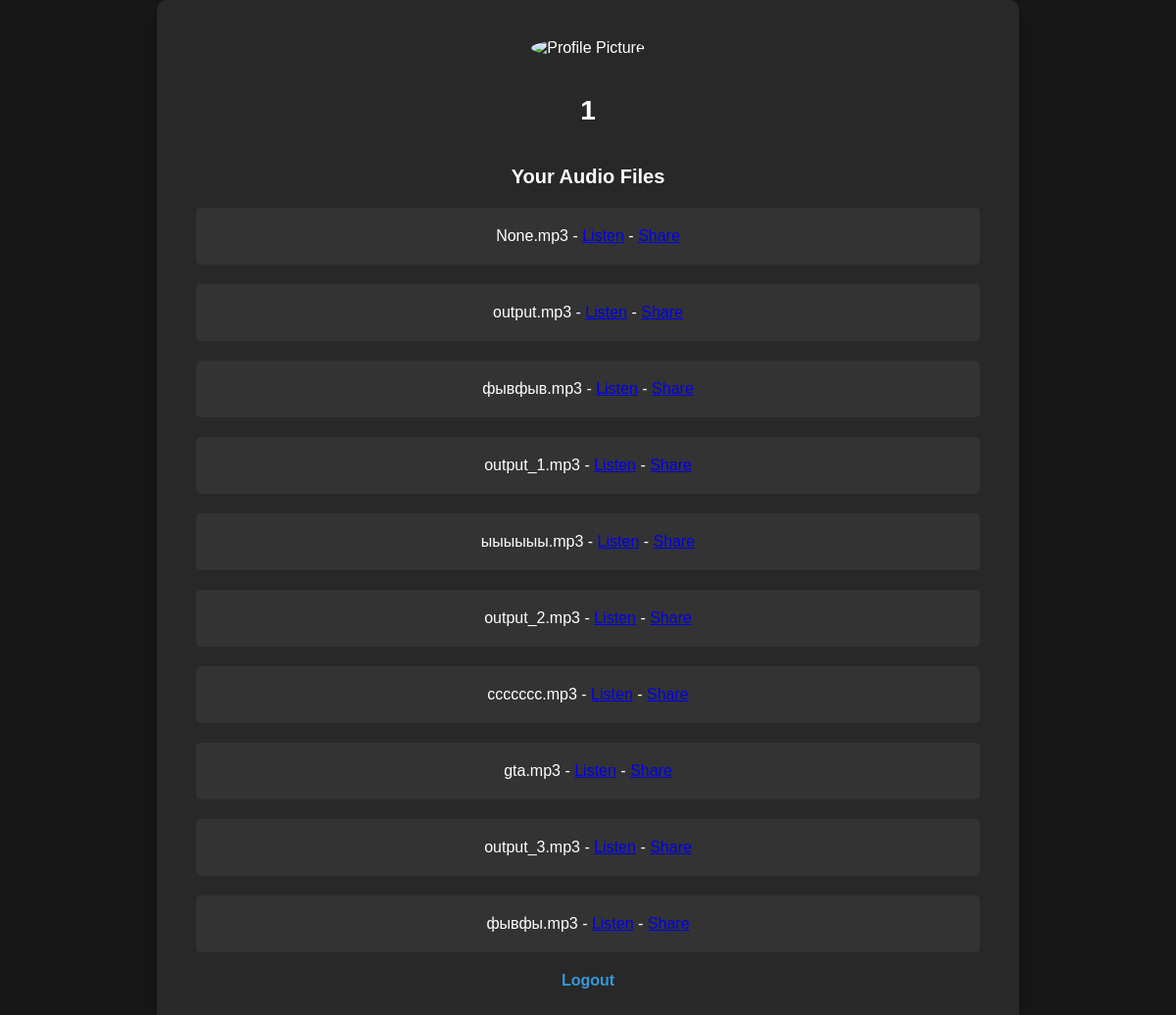
The page /profile (signed in) on the database its author committed.
### app/models.py (models this page shows, shortened)
class User(db.Model, UserMixin):
    id = db.Column(db.Integer, primary_key=True)
    username = db.Column(db.String(100), unique=True, nullable=False)
    password = db.Column(db.String(100), nullable=False)
    audio_files = db.relationship('AudioFile', backref='user', lazy=True)

class AudioFile(db.Model):
    id = db.Column(db.Integer, primary_key=True)
    filename = db.Column(db.String(100), nullable=False)
    path = db.Column(db.String(255), nullable=False)
    public = db.Column(db.Boolean, default=False)
    user_id = db.Column(db.Integer, db.ForeignKey('user.id'), nullable=False)

### app/routes.py (the view)
@app.route('/profile')
@login_required
def profile():
    audio_files = AudioFile.query.filter_by(user_id=current_user.id).all()
    return render_template('profile.html', user=current_user, audio_files=audio_files)

### app/routes.py (called while the page is built)
@login_manager.user_loader
def load_user(user_id):
    return User.query.get(int(user_id))

### app/templates/profile.html (shortened to what this page needs)
<!DOCTYPE html>
<html lang="en">
<head>
    <link rel="stylesheet" type="text/css" href="static/profile_style.css">
</head>
<body>
    <div class="profile-container">
        <div class="profile-header">
            <img src="{{ url_for('static', filename='images/profile-picture.jpg') }}" alt="Profile Picture">
            <h1>{{ user.username }}</h1>
        </div>
        <div class="profile-content">
            <h2>Your Audio Files</h2>
            <ul>
                {% for audio_file in audio_files %}
                    <li>
                        {{ audio_file.filename }}
                        - <a href="{{ url_for('listen_audio',user_id=current_user.id, filename=audio_file.filename) }}">Listen</a>
                        - <a href="{{ url_for('share_audio',user_id=current_user.id, filename=audio_file.filename) }}">Share</a>
                    </li>
                {% endfor %}
            </ul>
        </div>
        <div class="profile-footer">
            <a href="{{ url_for('logout') }}">Logout</a>
        </div>
    </div>
</body>
</html>

### app/templates/static/profile_style.css (style rules this page uses)
body { font-family: 'Arial', sans-serif; margin: 0; padding: 0; background-color: #181818; color: #fff; }
.profile-container { max-width: 800px; margin: 0 auto; padding: 40px; background-color: #282828; border-radius: 10px; box-shadow: 0 0 20px rgba(0, 0, 0, 0.3); text-align: center; }
.profile-header { margin-bottom: 40px; }
.profile-header img { width: 150px; height: 150px; border-radius: 50%; margin-bottom: 20px; }
.profile-header h1 { font-size: 28px; }
.profile-content h2 { font-size: 20px; margin-bottom: 20px; }
.profile-content ul { list-style-type: none; padding: 0; }
.profile-content li { background-color: #333; padding: 20px; margin-bottom: 20px; border-radius: 5px; }
.profile-footer a { color: #3498db; text-decoration: none; font-weight: bold; }

### rows shown on the page
User: username "1"
AudioFile: filename "None.mp3"
AudioFile: filename "output.mp3"
AudioFile: filename "фывфыв.mp3"
AudioFile: filename "output_1.mp3"
AudioFile: filename "ыыыыыы.mp3"
AudioFile: filename "output_2.mp3"
AudioFile: filename "ссссссс.mp3"
AudioFile: filename "gta.mp3"
AudioFile: filename "output_3.mp3"
AudioFile: filename "фывфы.mp3"
